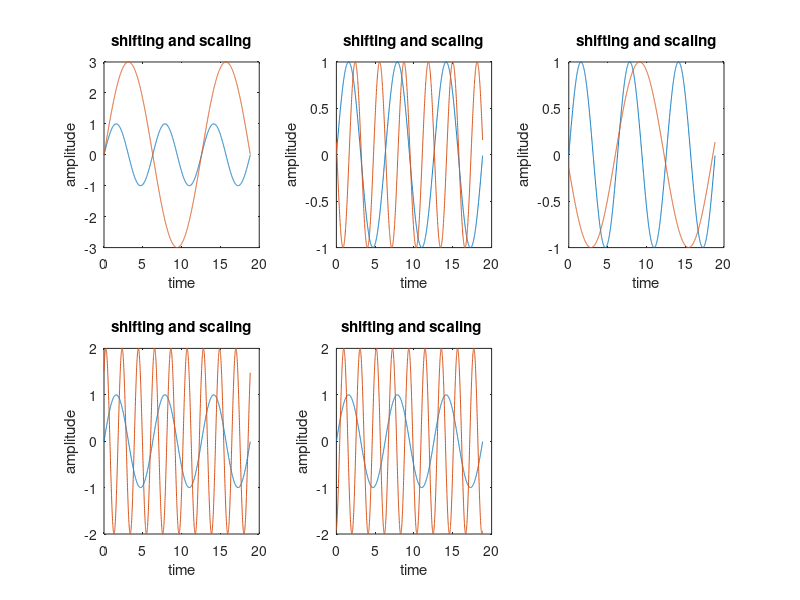

MATLAB code for this plot:
close all;
clear all;
t= 0:0.01:6*pi;
figure(1);
subplot(2,3,1);
plot(t, sin(t));
hold on;
plot(t,3*sin(t*0.5));
ylabel("amplitude");
xlabel("time");
title("shifting and scaling");
subplot(2,3,2);
plot(t,sin(t));
hold on;
plot(t,sin(2*t+3));
xlabel("time");
ylabel("amplitude");
title("shifting and scaling");
subplot(2,3,3);
plot(t,sin(t));
hold on;
plot(t , sin(0.5*t-3));
xlabel("time");
ylabel("amplitude");
title("shifting and scaling");
subplot(2,3,4);
plot(t,sin(t));
hold on;
plot(t,2*sin(-3*t-4));
xlabel("time");
ylabel("amplitude");
title("shifting and scaling");
subplot(2,3,5);
plot(t,sin(t));
hold on;
plot(t,-2*sin(-3*(t+2)+1));
xlabel("time");
ylabel("amplitude");
title("shifting and scaling ");

